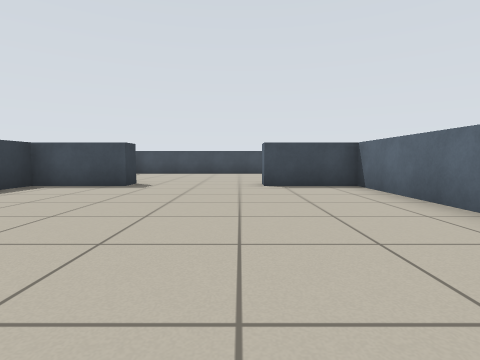
view 1 (above)

21 first-person views from a walk through a robot-simulator world made for Stage. The camera is 0.6 m above the floor, tilts 4° down and sees 80° across. Floor lines are 1 m apart. The floor is counted in squares, 1 m on a side. Each view is taken from the middle of a square. On the plan, view 1 faces up. The plan holds only what a view shows up to about 9 squares ahead; the rest is blank. The robots in the file are not drawn.

view 2
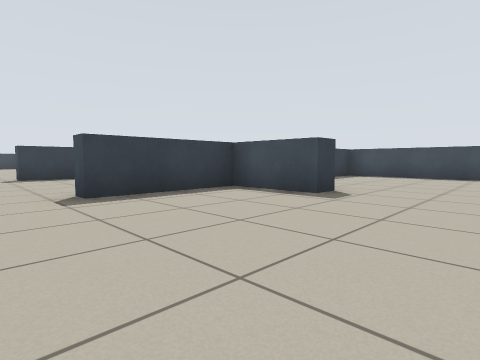

view 3
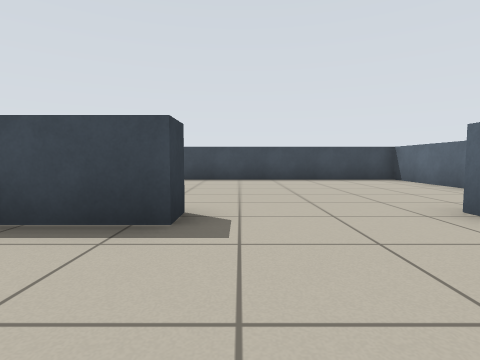

view 4
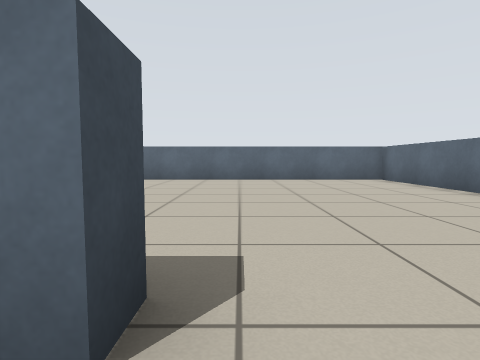

view 5
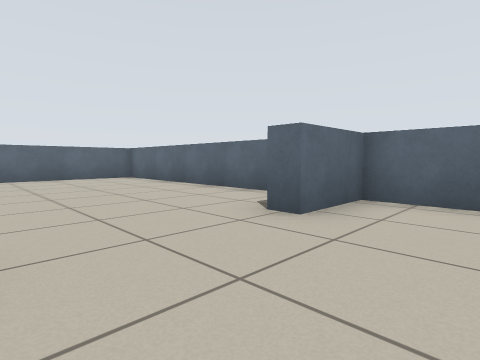

view 6
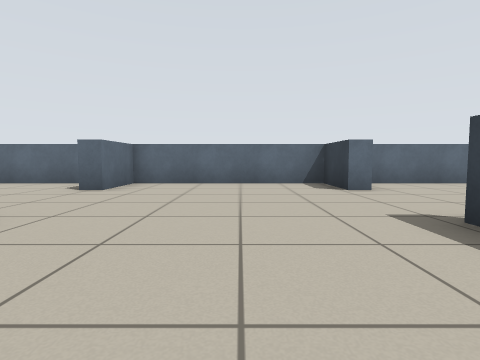

view 7
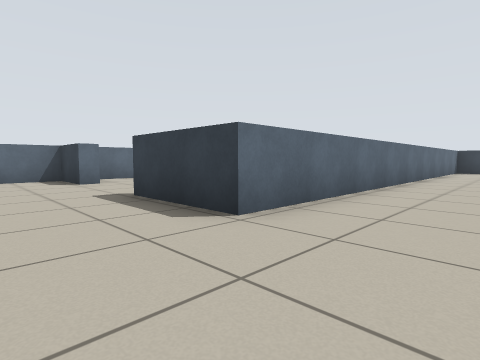

view 8
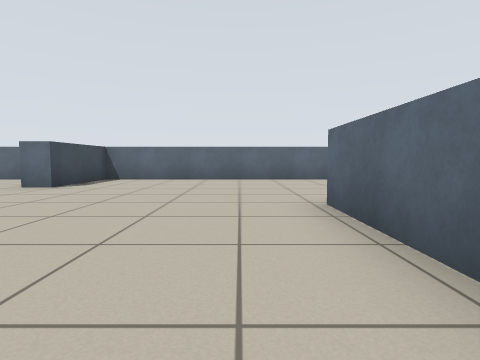

view 9
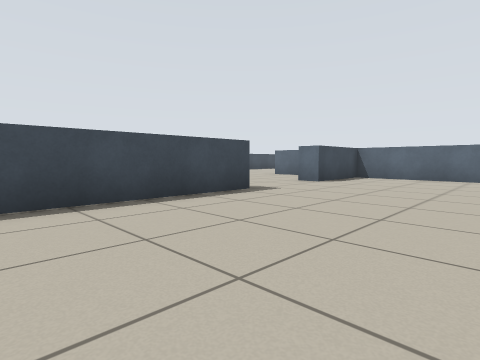

view 10
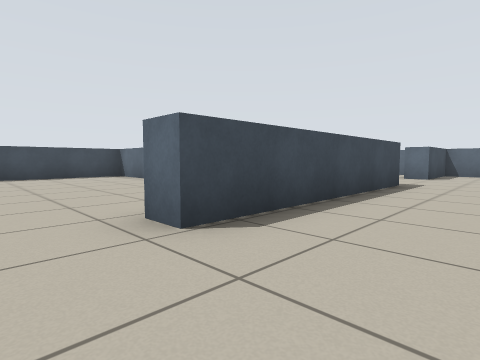

view 11
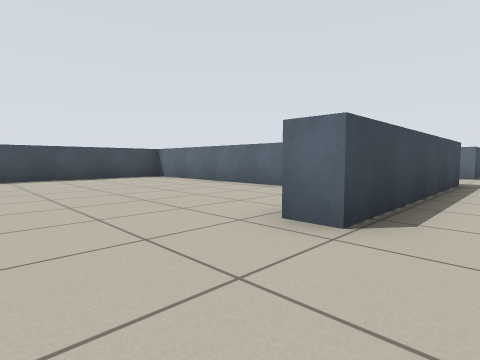

view 12
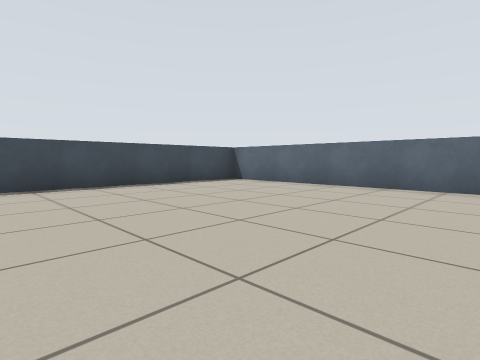

view 13
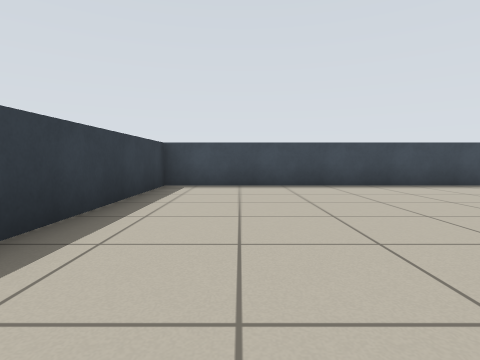

view 14
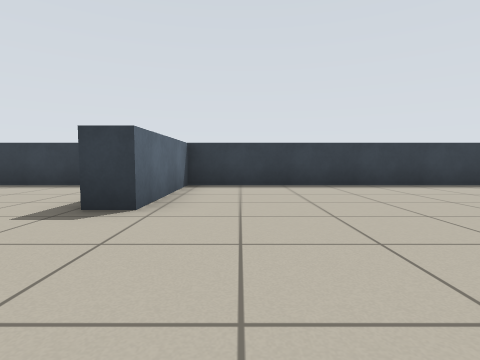

view 15
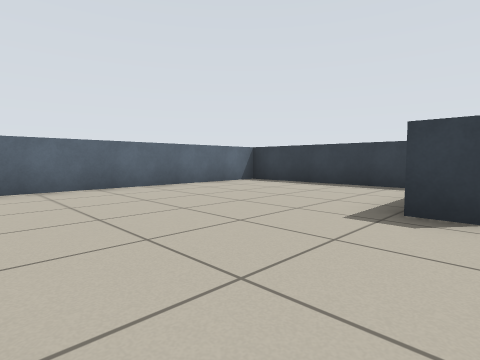

view 16
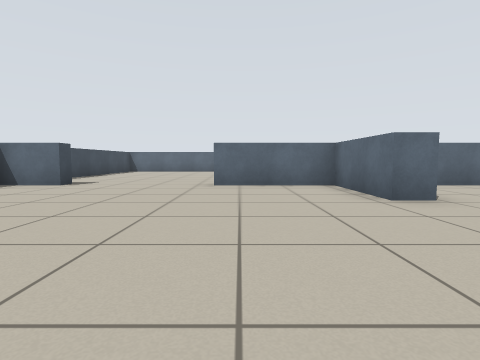

view 17
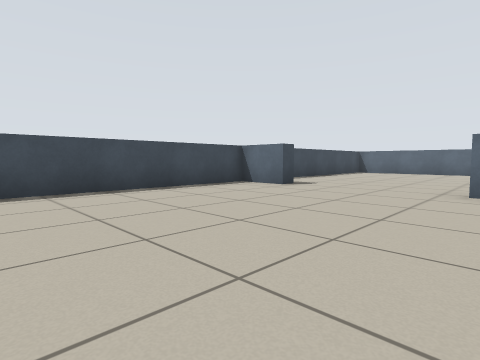

view 18
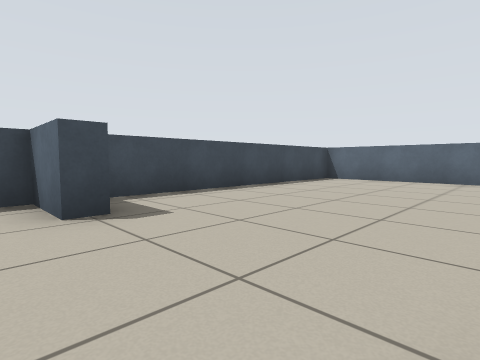

view 19
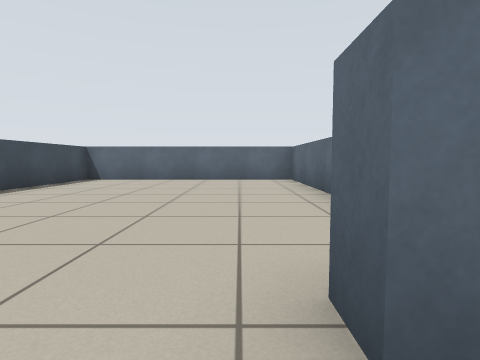

view 20
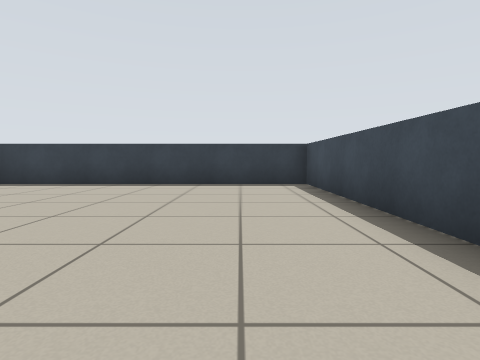

view 21
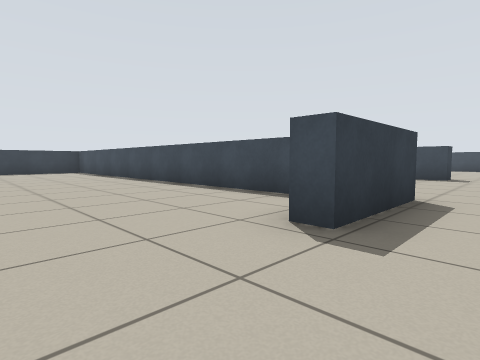

### Floor plan
Points are (right, up) in squares from view 1. A wall is a line through its corners. A room is listed if a view was taken in it or the views show most of it. See-through windows are left out.
Room 1 (views 1, 2, 3, 4, 5, 6, 7, 8, 9, 10, 11, 12, 13, 14, 15, 16, 17, 18, 19, 20, 21)
walls: (-10.6, 11.9) (-10.6, 11.1) (-16.6, 11.1) (-16.6, 11.9); (-11.9, 5.2) (-17.6, 5.2); (-13.6, 13.5) (-13.6, 19.4); (-2.6, 7.4) (-2.6, 6.6) (-4.8, 6.6) (-4.8, 3.4) (-5.3, 3.4) (-5.3, 11.1) (-7.8, 11.1) (-7.8, 11.8) (-5.3, 11.8) (-5.3, 14.6) (-4.8, 14.6); (-10.6, 0.3) (-10.1, 0.3) (-10.1, -1.3) (-5.3, -1.3) (-5.3, 0.3) (-4.8, 0.3); (-1.1, 13.4) (2.7, 13.4) (2.7, 19.7) (-4.4, 19.7); (-4.8, 18.2) (-5.3, 18.2) (-5.3, 19.7) (-13.2, 19.7) (-13.2, 11.9); (-13.9, -1.3) (-11.1, -1.3); (-13.9, 19.7) (-23.8, 19.7) (-23.8, 11.8) (-20.4, 11.8) (-20.4, 11); (-3.9, -1.3) (2.7, -1.3) (2.7, 6.6) (0.6, 6.6) (0.6, 7.4); (2.7, 9.9) (2.7, 12.7) (-3.8, 12.7); (-23.8, 10.2) (-23.8, 5.8) (-10.1, 5.8) (-10.1, 3.4) (-10.6, 3.4)

Where each view was taken, in squares from view 1:
view 1: 0 up, 0 right, facing up
view 2: 2 up, 0 right, facing up-left
view 3: 4 up, 2 left, facing up
view 4: 3 up, 6 left, facing right
view 5: 3 up, 7 left, facing down-right
view 6: 6 up, 8 left, facing down
view 7: 8 up, 8 left, facing down-left
view 8: 7 up, 14 left, facing right
view 9: 7 up, 15 left, facing up-right
view 10: 9 up, 18 left, facing up-right
view 11: 10 up, 19 left, facing up-right
view 12: 13 up, 20 left, facing up-right
view 13: 13 up, 22 left, facing up
view 14: 13 up, 17 left, facing left
view 15: 12 up, 17 left, facing down-left
view 16: 14 up, 12 left, facing right
view 17: 14 up, 11 left, facing up-right
view 18: 15 up, 6 left, facing up-right
view 19: 15 up, 6 left, facing right
view 20: 18 up, 6 left, facing left
view 21: 1 up, 9 left, facing up-left
